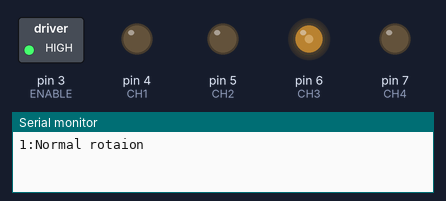
Bench run of a sketch on a simulated Arduino Uno, built with avr-gcc and run on an emulated ATmega328P. Parts: switched loads named in the sketch (green lamp = pin HIGH), output pins drawn as LEDs (lit = HIGH), the last lines printed to the serial monitor.

Above: at 0.55 s.
At 5.45 s:
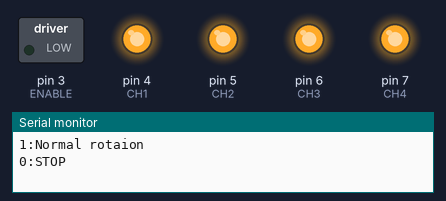
Timing chart, 0 to 7.0 s (numbered marks = the images above):
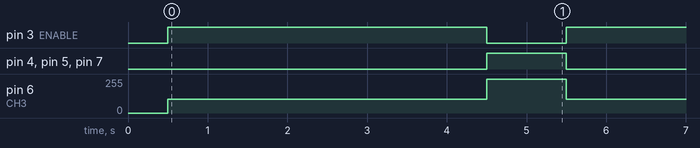

Measured:
- by itself, pin 3 (ENABLE): alternates HIGH for 4.0 s and LOW for 1.0 s
- by itself, pin 4 (CH1), pin 5 (CH2), pin 7 (CH4): alternates HIGH for 1.0 s and LOW for 4.0 s
- by itself, pin 6 (CH3): alternates 255/255 for 1.0 s and 102/255 for 4.0 s

The sketch:

motor_test.ino
```cpp
const int ENABLE = 3;
const int CH1 = 4;
const int CH2 = 5;
const int CH3 = 6;
const int CH4 = 7;

void setup() {
  // put your setup fcode here, to run once:
  Serial.begin(9600);
  pinMode(ENABLE,OUTPUT);  // 7番ピンをOUTPUT指定
  pinMode(CH1,OUTPUT);    // 10番ピンをOUTPUT指定
  pinMode(CH2,OUTPUT);    // 11版ピンをOUTPUT指定
  pinMode(CH3,OUTPUT);    // 12番ピンをOUTPUT指定
  pinMode(CH4,OUTPUT);    // 13版ピンをOUTPUT指定

  // 初期化 DCモータが突然動きださないように
  digitalWrite(ENABLE,LOW); // disable
  delay(500);
}

void loop() {
    Serial.println("1:Normal rotaion");
    digitalWrite(ENABLE,HIGH); // enable on
//    digitalWrite(CH1,HIGH);
    analogWrite(CH1,0.4*255);
    digitalWrite(CH2,LOW);
    analogWrite(CH3,0.4*255);
    digitalWrite(CH4,LOW);
    delay(4000);
////
//    Serial.println("0:STOP");
//    digitalWrite(ENABLE,LOW); // disable
//    delay(1000);
//
//    Serial.println("2:Reverse rotation");
//    digitalWrite(ENABLE,LOW); // enable on
//    delay(100);                // 低速で回転させるための調整時間
//    digitalWrite(ENABLE,HIGH); // enable on
//    analogWrite(CH2,1*255);
//    digitalWrite(CH1,LOW);
//    digitalWrite(CH4,1*255);
//    digitalWrite(CH3,LOW);
//    delay(4000);

//    Serial.println("0:STOP");
//    digitalWrite(ENABLE,LOW); // disable
//    delay(1000);

//    Serial.println("3:Twin rotation");
//    digitalWrite(ENABLE,HIGH); // enable on
//    analogWrite(CH1,0.5*255);
//    digitalWrite(CH2,LOW);
//    analogWrite(CH4,0.5*255);
//    digitalWrite(CH3,LOW);
//    delay(4000);

    Serial.println("0:STOP");
    digitalWrite(ENABLE,LOW); // disable
    digitalWrite(CH1,HIGH);
    digitalWrite(CH2,HIGH);
    digitalWrite(CH3,HIGH);
    digitalWrite(CH4,HIGH);
    delay(1000);
}
```
